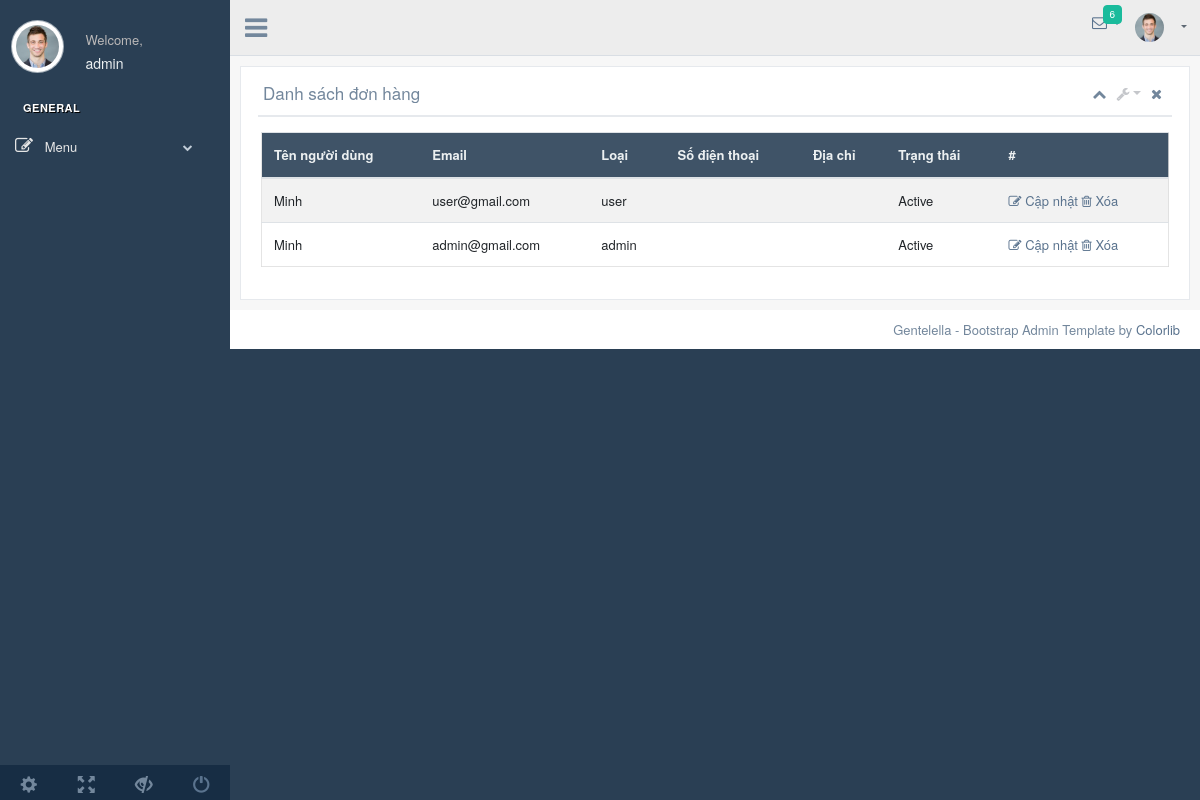
/admin/index.php?page=manager (signed in), run on the app's committed database.
### tables this page shows
CREATE TABLE `tbl_user` (
  `user_id` int(11) NOT NULL,
  `name` varchar(20) NOT NULL,
  `email` varchar(200) NOT NULL,
  `password` char(32) NOT NULL,
  `user_type` varchar(255) NOT NULL,
  `phone` varchar(20) DEFAULT NULL,
  `address` varchar(255) DEFAULT NULL,
  `status4` int(11) NOT NULL DEFAULT 1
);

### admin/modules/manager.php (the view, shortened to what this page needs)
<div class="x_panel">
    <div class="x_title">
        <h2>Danh sách đơn hàng</h2>
        <ul class="nav navbar-right panel_toolbox">
            <li><a class="collapse-link"><i class="fa fa-chevron-up"></i></a>
            </li>
            <li class="dropdown">
                <a href="#" class="dropdown-toggle" data-toggle="dropdown" role="button" aria-expanded="false"><i
                        class="fa fa-wrench"></i></a>
            </li>
            <li><a class="close-link"><i class="fa fa-close"></i></a>
            </li>
        </ul>
        <div class="clearfix"></div>
    </div>
    <div class="x_content">
        <div class="table-responsive">
            <table class="table table-striped jambo_table bulk_action">
                <thead>
                    <tr class="headings">
                        <th class="column-title">Tên người dùng</th>
                        <th class="column-title">Email</th>
                        <th class="column-title">Loại</th>
                        <th class="column-title">Số điện thoại</th>
                        <th class="column-title">Địa chỉ</th>
                        <th class="column-title">Trạng thái</th>
                        <th>#</th>
                    </tr>
                </thead>
                <tbody>
                    <?php
                        $sqlSelect = "SELECT * FROM tbl_user";
                        $result = mysqli_query($conn, $sqlSelect) or die("Error");
                        if (mysqli_num_rows($result) > 0) {
                            while($row = mysqli_fetch_assoc($result)) {
                    ?>
                    <tr class="even pointer">
                        <td class=" "><?php echo $row["name"]; ?></td>
                        <td class=" "><?php echo $row["email"]; ?></td>
                        <td class=" "><?php echo $row["user_type"]; ?></td>
                        <td class=" "><?php echo $row["phone"]; ?></td>
                        <td class=" "><?php echo $row["address"]; ?></td>
                        <td class=" "><?php if($row["status4"] == 1) {
                            echo "Active";
                        }else{
                            echo "No active";
                        } ?></td>
                        <td>
                            <a href="index.php?page=update_user&id=<?php echo $row["user_id"]; ?>"><i
                                    class="fa fa-pencil-square-o"></i> Cập nhật</a>
                            <a href="index.php?page=manager&id=<?php echo $row["user_id"]; ?>&del=1"
                                onclick="return confirm('Are you sure you want to delete this item?');"><i
                                    class="fa fa-trash-o"></i> Xóa</a>
                        </td>
                    </tr>
                    <?php } }?>
                </tbody>
            </table>
        </div>
    </div>
</div>

### data on the page
tbl_user: name "Minh", email "user@gmail.com", user_type "user", status4 "Active"
tbl_user: name "Minh", email "admin@gmail.com", user_type "admin", status4 "Active"
